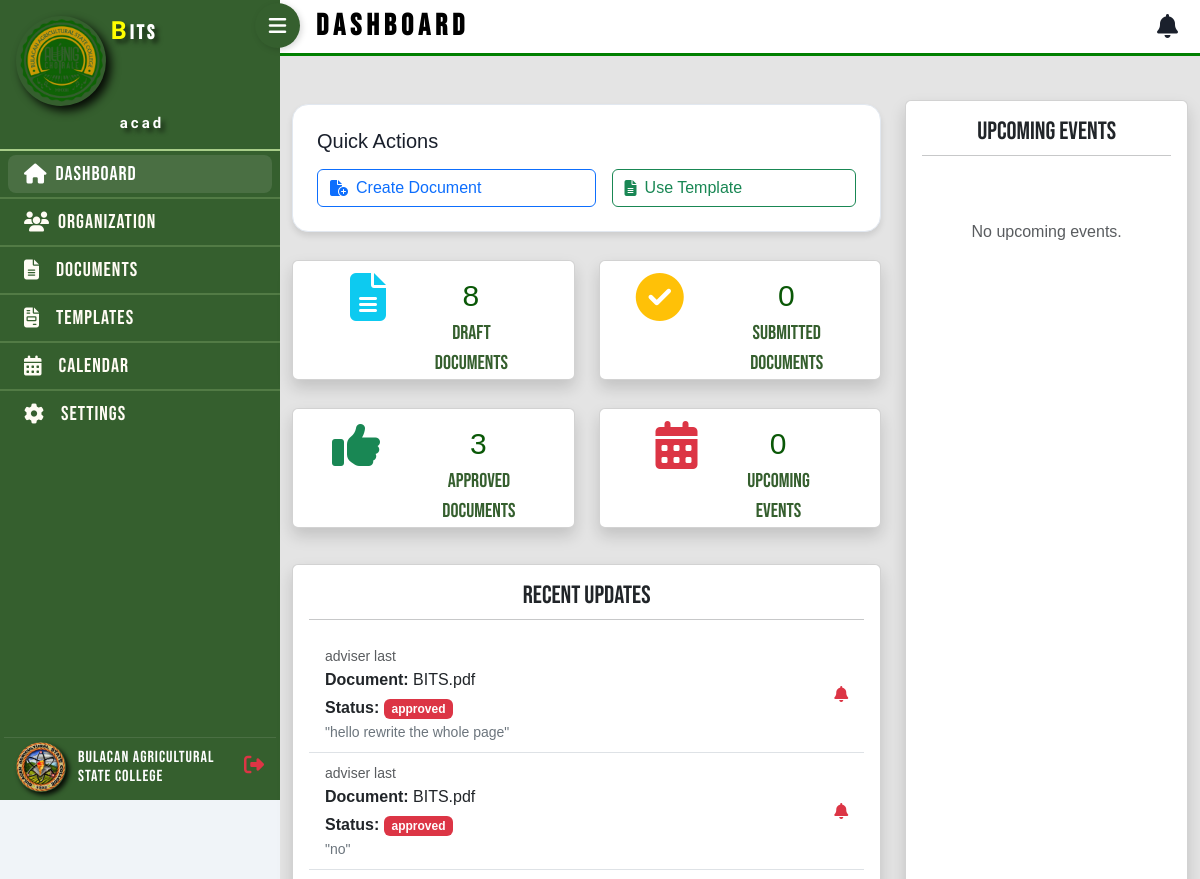
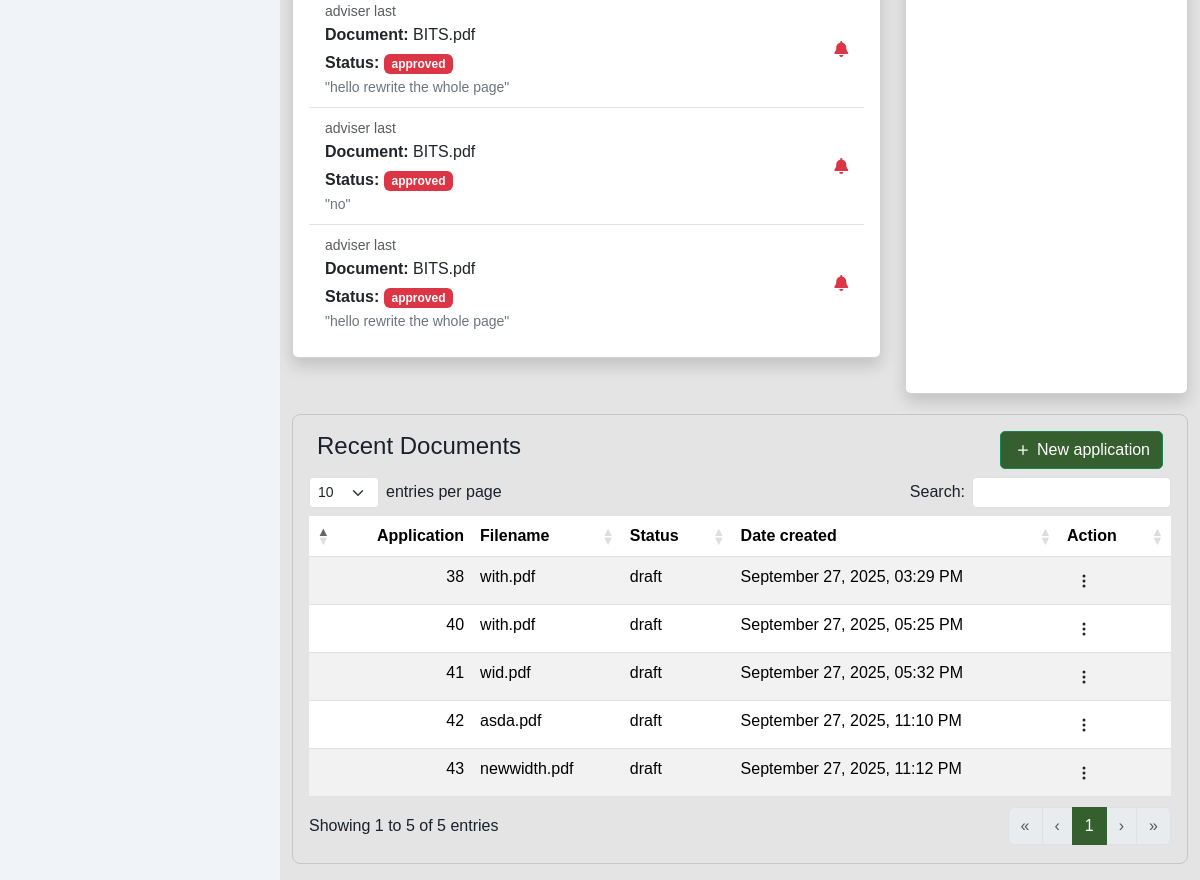
/pages/organization/dashboard.php (signed in), run on the app's committed database (2 pictures, top to bottom).
### tables this page shows
CREATE TABLE `organizations` (
  `organization_id` int(11) NOT NULL,
  `name` varchar(255) NOT NULL,
  `rank_id` int(11) NOT NULL DEFAULT 1,
  `type` enum('academic','non_academic') NOT NULL,
  `logo` varchar(255) DEFAULT NULL
);

CREATE TABLE `notifications` (
  `notification_id` int(11) NOT NULL,
  `user_id` int(11) NOT NULL,
  `document_id` int(11) NOT NULL,
  `message` text NOT NULL,
  `is_read` tinyint(1) NOT NULL,
  `created_at` datetime NOT NULL
);

CREATE TABLE `users` (
  `user_id` int(11) NOT NULL,
  `e_signature_path` varchar(255) DEFAULT NULL,
  `first_name` varchar(255) NOT NULL,
  `last_name` varchar(255) NOT NULL,
  `email` varchar(255) NOT NULL,
  `password_hash` varchar(255) NOT NULL,
  `rank_id` int(11) DEFAULT NULL,
  `user_role` enum('academic_organization','non_academic_organization','adviser','dean','osas','fssc','vice_pres_academic_affairs') NOT NULL,
  `organization_id` int(11) DEFAULT NULL,
  `signature_base_code` varchar(255) DEFAULT NULL
);

CREATE TABLE `documents` (
  `document_id` int(11) NOT NULL,
  `document_type` varchar(255) NOT NULL,
  `organization_id` int(11) NOT NULL,
  `status` enum('draft','submitted','pending','rejected','revision','endorsed','approved') NOT NULL,
  `user_id` int(11) NOT NULL,
  `content_html` longtext NOT NULL,
  `pdf_filename` varchar(255) DEFAULT NULL,
  `created_at` datetime NOT NULL,
  `updated_at` datetime NOT NULL,
  `event_id` int(11) DEFAULT NULL
);

CREATE TABLE `comments` (
  `comment_id` int(11) NOT NULL,
  `document_id` int(11) NOT NULL,
  `user_id` int(11) NOT NULL,
  `comment_text` text NOT NULL,
  `created_at` timestamp NOT NULL DEFAULT current_timestamp()
);

### pages/organization/dashboard.php (the view, shortened to what the rows shown need)
<!DOCTYPE html>
<html lang="en">
<head>
    <link rel="stylesheet" href="../../assets/externalCSS/dash.css">
    <link rel="stylesheet" href="../../assets/alertifyjs/css/alertify.min.css">
    <link rel="stylesheet" href="../../assets/css/bootstrap.min.css">
	<link rel="stylesheet" href="../../assets/datatables/bootstrap.min.css" />
    <link rel="stylesheet" href="../../assets/datatables/dataTables.bootstrap5.css" />
    <link rel="stylesheet" href="../../assets/externalCSS/style.css">
	<link href='https://unpkg.com/boxicons@2.0.9/css/boxicons.min.css' rel='stylesheet'>
	<link href='https://cdn.jsdelivr.net/npm/fullcalendar@6.1.8/main.min.css' rel='stylesheet' />
	<link href="https://cdnjs.cloudflare.com/ajax/libs/font-awesome/6.4.2/css/all.min.css" rel="stylesheet">
</head>
<?php
  require '../../config/dbcon.php';
    $user_id = $_SESSION['user_id'];
    $organization_id_query = $conn->prepare("SELECT organization_id FROM users WHERE user_id = ?");
    $organization_id_query->bind_param("i", $user_id);
    $organization_id_query->execute();
    $organization_id_result = $organization_id_query->get_result();
    $organization_id = $organization_id_result->fetch_assoc()['organization_id'];
    $recent_documents_query = $conn->prepare("SELECT document_id, document_type, pdf_filename, status, created_at FROM documents WHERE organization_id = ? AND user_id = ? ORDER BY created_at DESC LIMIT 5");
    $recent_documents_query->bind_param("ii", $organization_id, $user_id);
    $recent_documents_query->execute();
    $recent_documents_result = $recent_documents_query->get_result();
    $notifications_query = $conn->prepare("SELECT
        n.notification_id,
        n.message,
        n.is_read,
        n.created_at,
        d.document_id,
        d.pdf_filename,
        d.status,
        c.comment_text,
        u.first_name,
        u.last_name
    FROM
        notifications n
    JOIN
        documents d ON n.document_id = d.document_id
    LEFT JOIN
        comments c ON d.document_id = c.document_id
    LEFT JOIN
        users u ON c.user_id = u.user_id
    WHERE
        n.user_id = ?
    ORDER BY
        n.created_at DESC
    LIMIT 5");
    $notifications_query->bind_param("i", $user_id);
    $notifications_query->execute();
    $notifications_result = $notifications_query->get_result();
?>
<body>
    <?php include '../Components/sidebar.php'; ?>
    <div class="container-fluid">
        <div class="row py-4 ">
            <div class="col-8 pt-4">
                <div class="row">
                    <div class="col-12 mb-3">
                        <div class="card cardeve shadow" style="min-height: 250px;">
                            <div class="card-body">
                                <?php if ($notifications_result->num_rows > 0): ?>
                                    <div class="list-group list-group-flush mt-3">
                                        <?php while ($notification = $notifications_result->fetch_assoc()): ?>
                                            <div class="list-group-item list-group-item-action d-flex justify-content-between align-items-center">
                                                <div>
                                                    <small class="text-muted"><?= htmlspecialchars($notification['first_name'] . ' ' . $notification['last_name']); ?></small>
                                                    <p class="mb-1"><strong>Document:</strong> <?= htmlspecialchars($notification['pdf_filename']); ?></p>
                                                    <p class="mb-0"><strong>Status:</strong> <span class="badge bg-<?= ($notification['status'] == 'pending') ? 'warning' : 'danger'; ?>"><?= htmlspecialchars($notification['status']); ?></span></p>
                                                    <?php if (!empty($notification['comment_text'])): ?>
                                                        <small class="text-secondary">"<?= htmlspecialchars($notification['comment_text']); ?>"</small>
                                                    <?php endif; ?>
                                                </div>
                                                <i class="fas fa-bell text-<?= ($notification['status'] == 'pending') ? 'warning' : 'danger'; ?>"></i>
                                            </div>
                                        <?php endwhile; ?>
                                    </div>
                                <?php else: ?>
                                    <p class="text-center text-muted mt-5">No new notifications.</p>
                                <?php endif; ?>
                            </div>
                        </div>
                    </div>
                </div>
            </div>
        </div>
    </div>
    <div class="container-fluid">
        <div class="container-fluid rounded-3 border border-secondary-subtle p-3 my-3">
            <table id="myTable" class="table table-striped text-start">
                <thead>
                    <tr>
                        <th>Application</th>
                        <th>Filename</th>
                        <th>Status</th>
                        <th>Date created</th>
                        <th>Action</th>
                    </tr>
                </thead>
                <tbody>
                    <?php
                    if ($recent_documents_result->num_rows > 0) {
                        while ($row = $recent_documents_result->fetch_assoc()) {
                            echo "<tr>";
                                echo "<td>" . $row["document_id"] . "</td>";
                                echo "<td>" . $row["pdf_filename"] . "</td>";
                                echo "<td>" . $row["status"] . "</td>";
                                echo "<td>" . formatDateTime($row["created_at"]) . "</td>";
                                echo '<td>
                                        <div class="btn-group dropstart">
                                            <button class="btn btn-sm" type="button" data-bs-toggle="dropdown" aria-expanded="false">
                                                <svg xmlns="http://www.w3.org/2000/svg" width="16" height="16" fill="currentColor" class="bi bi-three-dots-vertical" viewBox="0 0 16 16">
                                                    <path d="M9.5 13a1.5 1.5 0 1 1-3 0 1.5 1.5 0 0 1 3 0m0-5a1.5 1.5 0 1 1-3 0 1.5 1.5 0 0 1 3 0m0-5a1.5 1.5 0 1 1-3 0 1.5 1.5 0 0 1 3 0"/>
                                                </svg>
                                            </button>
                                            <ul class="dropdown-menu">';
                                            echo'
                                            </ul>
                                        </div>
                                    </td>';
                                echo "</tr>";
                        }
                    }
                    ?>
                </tbody>
            </table>
        </div>
    </div>
    </div>
</body>
</html>

### pages/Components/sidebar.php (shortened to what the rows shown need)
<div class="d-flex">
	<nav class="sidebar d-flex flex-column flex-shrink-0 position-fixed">
		<div class=" logo py-3 px-1" >
			<div class="container">
				<div class="row">
					<?php
						$logo_path = "../../img/logo/bits.png";
						$text_to_display = "
							<p class='p-text m-0' style='font-size: 20px;'>
								<span class='span-text' style='color: yellow; font-size: 25px;'>B</span>uilders of
							</p>
							<p class='p-text m-0' style='font-size: 20px;'>
								<span class='span-text' style='color: yellow; font-size: 25px;'>I</span>nformation
							</p>
							<p class='p-text m-0' style='font-size: 20px;'>
								<span class='span-text' style='color: yellow; font-size: 25px;'>T</span>echnology
							</p>
							<p class='p-text m-0' style='font-size: 20px;'>
								<span class='span-text' style='color: yellow; font-size: 25px;'>S</span>ociety
							</p>
						";
						if (isset($_SESSION['user_id'])) {
							$user_id = $_SESSION['user_id'];
							$stmt = $conn->prepare("SELECT organization_id, user_role FROM users WHERE user_id = ?");
							$stmt->bind_param("i", $user_id);
							$stmt->execute();
							$result = $stmt->get_result();
							if ($sidebar_user_data = $result->fetch_assoc()) {
								$org_id = $sidebar_user_data['organization_id'];
								if ($org_id !== null) {
									$stmt_org = $conn->prepare("SELECT logo, name FROM organizations WHERE organization_id = ?");
									$stmt_org->bind_param("i", $org_id);
									$stmt_org->execute();
									$org_data = $stmt_org->get_result()->fetch_assoc();
									if ($org_data) {
										$logo_path = "../../" . htmlspecialchars($org_data['logo']);
										$org_name = htmlspecialchars($org_data['name']);
										$phrases = explode(' ', $org_name);
										$formatted_lines = "";
										foreach ($phrases as $phrase) {
											$clean_phrase = str_replace('_', ' ', $phrase);
											$first = strtoupper(substr($clean_phrase, 0, 1));
											$rest = substr($clean_phrase, 1);
											$formatted_lines .= "
												<p class='p-text m-0' style='font-size: 20px;'>
													<span class='span-text' style='color: yellow; font-size: 25px;'>{$first}</span>{$rest}
												</p>";
										}
										$text_to_display = $formatted_lines;
									}
								}
							}
						}
						?>
						<div class="col-4 align-content-center">
							<img src="<?php echo $logo_path; ?>" alt="User Logo">
						</div>
						<div class=" role col-8 mb-1">
							<h4 class="fw-bold mb-0 ms-1 me-5 w-100 w-md-auto text-white text-shadow">
								<?php
								if (strpos($text_to_display, '<p') === 0) {
									echo $text_to_display;
								} else {
									echo '<p class="p-text m-0" style="font-size: 20px;">' . $text_to_display . '</p>';
								}
								?>
							</h4>
						</div>
				</div>
			</div>
		</div>
   	</nav>
	<main class="main-content p-0">

### data on the page
organizations: logo (picture), name "B", name "ITS"
notifications: users.first_name+last_name "adviser last", document.pdf_filename "BITS.pdf", document.status "approved", comments.comment_text "hello rewrite the whole page", comments.comment_text "no"
notifications: users.first_name+last_name "adviser last", document.pdf_filename "BITS.pdf", document.status "approved", comments.comment_text "hello rewrite the whole page", comments.comment_text "no"
notifications: users.first_name+last_name "adviser last", document.pdf_filename "BITS.pdf", document.status "approved", comments.comment_text "hello rewrite the whole page"
documents: document_id "43", pdf_filename "newwidth.pdf", status "draft", created_at "September 27, 2025, 11:12 PM"
documents: document_id "42", pdf_filename "asda.pdf", status "draft", created_at "September 27, 2025, 11:10 PM"
documents: document_id "41", pdf_filename "wid.pdf", status "draft", created_at "September 27, 2025, 05:32 PM"
documents: document_id "40", pdf_filename "with.pdf", status "draft", created_at "September 27, 2025, 05:25 PM"
documents: document_id "38", pdf_filename "with.pdf", status "draft", created_at "September 27, 2025, 03:29 PM"

### other printed values
$_SESSION['first_name'] "acad"
$draft_count "8"
$submitted_count "0"
$approved_count "3"
$upcoming_events_count "0"
